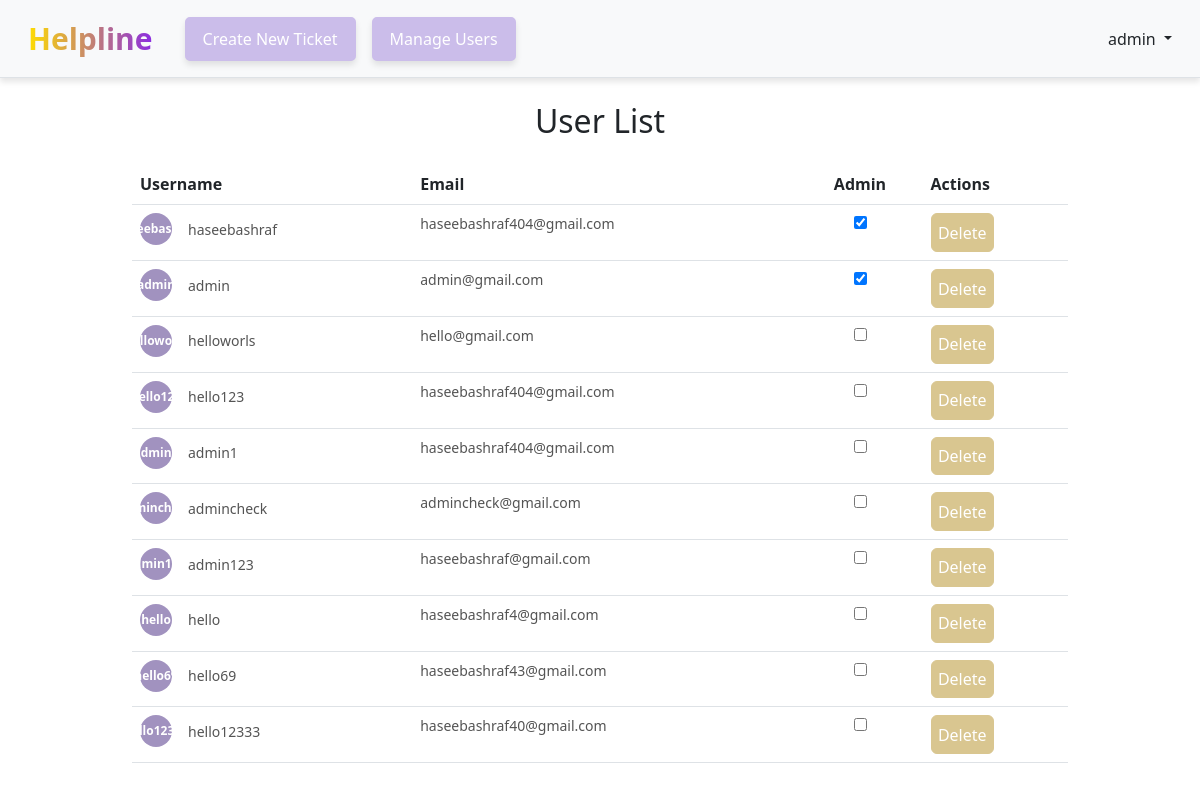
Before: /accounts/users/ (signed in) with the older database file.
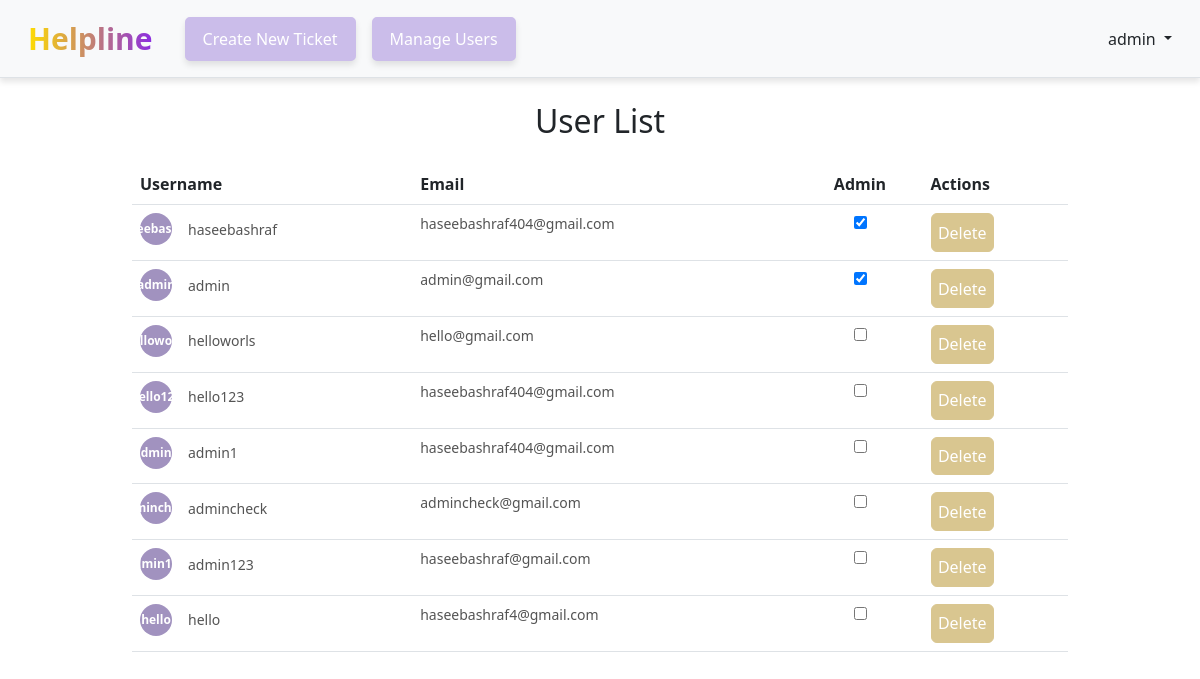
After: the same page with the newer database file.
### accounts/models.py (models this page shows, shortened)
class CustomUser(AbstractUser):
    age = models.PositiveIntegerField(null=True, blank=True)  # Additional field for user's age
    is_admin = models.BooleanField(default=False)  # Flag to indicate if user is an admin

### accounts/views.py (the view)
# urls.py: path("users/", user_list, name="user_list"),
@user_passes_test(is_admin)
def user_list(request):
    users = CustomUser.objects.all()
    return render(request, 'users/user_list.html', {'users': users})

### accounts/views.py (called while the page is built)
def is_admin(user):
    return user.is_admin

### templates/users/user_list.html (shortened to what this page needs)
{% extends "base.html" %}
{% block content %}
<h2 class="my-4 text-center">User List</h2>
<table class="table">
    <thead>
        <tr>
            <th>Username</th>
            <th>Email</th>
            <th class="text-center">Admin</th>
            <th >Actions</th>
        </tr>
    </thead>
    <tbody>
        {% for user in users %}
        <tr>
          <td>
          <div class="d-flex align-items-center">
            <div class="circle-initials" style="background-color: #a192bf; color: #ffffff;">
              {{ user.username }}
            </div>
            <div class="ms-3">
              <div>{{ user.username }}</div>
            </div>
          </div>
        </td>
            <td>{{ user.email }}</td>
            <td style="text-align: center;">
                <input type="checkbox" class="admin-checkbox" data-username="{{ user.username }}" data-user-id="{{ user.id }}" {% if user.is_admin %}checked{% endif %}>
            </td>
            <td>
                <a href="{% url 'user_delete' user.id %}" class="btn  status-badge" style="color: #ffffff;"  onclick="return confirm('Are you sure you want to delete {{ user.username }}?');">Delete</a>
            </td>
        </tr>
        {% endfor %}
    </tbody>
</table>
{% endblock %}

### templates/base.html (shortened to what this page needs)
<!DOCTYPE html>
<html lang="en">
<head>
  {% load static %}
  <link href="https://cdn.jsdelivr.net/npm/bootstrap@5.2.3/dist/css/bootstrap.min.css" rel="stylesheet"
>
  <link href="{% static 'css/styles.css' %}" rel="stylesheet">
</head>
<body>
  <header class="p-3 mb-3 ml-3 border-bottom bg-light">
    <div class="container-fluid">
      <div class="d-flex flex-wrap align-items-center justify-content-between">
        <a class="navbar-brand gradient-text" href="{% url 'home' %}" style="font-size: 30px;">Helpline</a>
        <ul class="nav col-12 col-lg-auto me-lg-auto mb-2 justify-content-center mb-md-0 mb-md-0 ms-4">
          {% if user.is_authenticated %}
            <li><a href="{% url 'article_new' %}" class="btn btn-light-purple nav-link-spacing" style="color: #ffffff;">Create New Ticket</a></li>
            {% if user.is_admin %}
              <li><a href="{% url 'user_list' %}" class="btn btn-light-purple nav-link-spacing" style="color: #ffffff;">Manage Users</a></li>
            {% endif %}
        </ul>
        <div class="dropdown text-end">
          <a href="#" class="d-block link-dark text-decoration-none dropdown-toggle" id="dropdownUser1"
            data-bs-toggle="dropdown" aria-expanded="false">
            {{ user.username }}
          </a>
        </div>
          {% else %}
        </ul>
        <div class="text-end">
          <a href="{% url 'login' %}" class="btn btn-light-purple me-2" style="color: #ffffff;">Log In</a>
          <a href="{% url 'signup' %}" class="btn btn-light-purple" style="color: #ffffff;">Sign Up</a>
        </div>
          {% endif %}
      </div>
    </div>
  </header>
  <main>
    <div class="container">
      {% block content %}
      {% endblock content %}
    </div>
  </main>
</body>
</html>

Changed rows visible on the page:
removed CustomUser: username "hello69", email "haseebashraf43@gmail.com"
removed CustomUser: username "hello12333", email "haseebashraf40@gmail.com"
